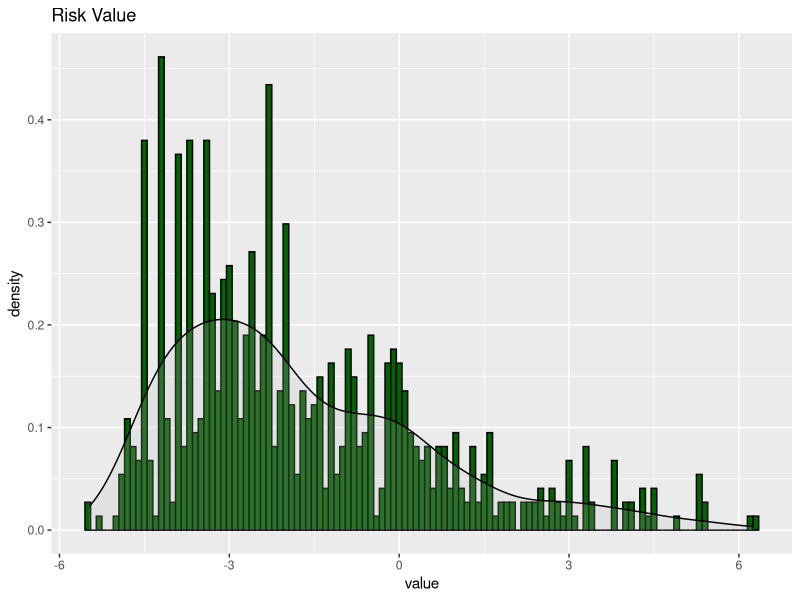

Write the R code that produced this figure. (Note: this script raises an error after producing the figure.)
## ---- chunk 1
knitr::opts_chunk$set(echo = TRUE)
## ---- chunk 2
#library(xlsx)
library(dplyr)
library(readxl)
library(ggplot2)
escorregamento <- read_excel("BD-IPT 2010_todos.xls")

df1 <- read_excel("IPT_SP_2010.xls")
df2 <- read_excel("sector_slope_angle.xlsx")

merge_df <- merge(df1, df2, by.x = "setor", 
             by.y = "sg_setor_r", all.x = TRUE, all.y = TRUE)

#write.xlsx(merge_df, "merge_df.xls")

## ---- chunk 3
escorregamento <- read_excel("merge_df_les.xls")

## ---- chunk 4

# these values were extracted from classifiers.xls These weight were normalized with z-score


escorregamento$brick <- ifelse(escorregamento$brick == 1, -0.847144412, escorregamento$brick)
escorregamento$wood <- ifelse(escorregamento$wood == 1, 0.018621387, escorregamento$wood)
escorregamento$mixed<- ifelse(escorregamento$mixed == 1, 0.180267533, escorregamento$mixed)


escorregamento$d1 <- ifelse(escorregamento$d1 == 1, -0.847144412, escorregamento$d1)
escorregamento$d2 <- ifelse(escorregamento$d2 == 1, -0.173939960802013, escorregamento$d2)
escorregamento$d3 <- ifelse(escorregamento$d3 == 1, -0.00104045691529944, escorregamento$d3)
escorregamento$d4<- ifelse(escorregamento$d4 == 1, -0.291658771958924, escorregamento$d4)

escorregamento$garbage<- ifelse(escorregamento$garbage == 1, 0.260848862548364, escorregamento$garbage)
escorregamento$land_fill<- ifelse(escorregamento$land_fill == 1, 0.260848862548364, escorregamento$land_fill)
escorregamento$construction_material<- ifelse(escorregamento$construction_material == 1, 0.260848862548364, escorregamento$construction_material)
escorregamento$garbage_all <- (escorregamento$garbage+escorregamento$land_fill+escorregamento$construction_material)
escorregamento$garbage_all <- ifelse(escorregamento$garbage_all >= 0.260848862548364, 0.260848862548364, 0)


escorregamento$cracks <- ifelse(escorregamento$cracks == 1, 1.31713866640692, escorregamento$cracks) # crack in the house
escorregamento$fracture <- ifelse(escorregamento$fracture == 1, 2.34774965617479, escorregamento$fracture) # crack in the teraain
escorregamento$tilted <- ifelse(escorregamento$tilted == 1, 1.4717303148721, escorregamento$tilted)
escorregamento$landslide_scars <- ifelse(escorregamento$landslide_scars == 1, 2.22751170736854, escorregamento$landslide_scars)
escorregamento$belly_wall <- ifelse(escorregamento$belly_wall == 1, 1.4717303148721, escorregamento$belly_wall)
escorregamento$downward_floor  <- ifelse(escorregamento$downward_floor == 1, 3.25812269713641, escorregamento$downward_floor)

escorregamento$drainage_none <- ifelse(escorregamento$drainage_none == 1, -0.668824645993864, escorregamento$drainage_none)
escorregamento$drainage_precarious <- ifelse(escorregamento$drainage_precarious == 1, -0.699186045020083, escorregamento$drainage_precarious)
escorregamento$drainage_okay <- ifelse(escorregamento$drainage_okay == 1, -0.847144412105597, escorregamento$drainage_okay)


escorregamento$tree <- ifelse(escorregamento$tree == 1, -0.809970465644889, escorregamento$tree)
escorregamento$shrubs <- ifelse(escorregamento$shrubs == 1, -0.83785092549042, escorregamento$shrubs)
escorregamento$banana_tree <- ifelse(escorregamento$banana_tree == 1, 0.0186213873767418, escorregamento$banana_tree)
escorregamento$desnude_soil <- ifelse(escorregamento$desnude_soil == 1, 0.114731452565228, escorregamento$desnude_soil)



escorregamento$septic_tank <- ifelse(escorregamento$septic_tank == 1, -0.607280655919903, escorregamento$septic_tank)
escorregamento$leaking <- ifelse(escorregamento$leaking == 1, -0.290092399384874, escorregamento$leaking)
escorregamento$wastewater <- ifelse(escorregamento$wastewater == 1, -0.572563533314079, escorregamento$wastewater)
escorregamento$rainfall_water_conc <- ifelse(escorregamento$rainfall_water_conc == 1, -0.567829380231467, escorregamento$rainfall_water_conc)

escorregamento$angle_both <- as.numeric(escorregamento$angle_both)


escorregamento$angle_both [escorregamento$angle_both  == (90) ] = 0.058482
escorregamento$angle_both [escorregamento$angle_both  >= (60) & escorregamento$angle_both  < 90] = 0.05664807
escorregamento$angle_both[escorregamento$angle_both >=(30) & escorregamento$angle_both < 60] = 0.026693875
escorregamento$angle_both[escorregamento$angle_both >=(17) & escorregamento$angle_both < 30] = 0.013041282
escorregamento$angle_both[escorregamento$angle_both >=(10) & escorregamento$angle_both < 17] = 0.004075401
escorregamento$angle_both[escorregamento$angle_both <(10)] = 0


escorregamento<- escorregamento %>%
  mutate(value=(brick+wood+mixed+d1+d2+d3+d4+cracks+fracture+downward_floor+tilted+landslide_scars+belly_wall+ tree + shrubs + banana_tree + desnude_soil + septic_tank+ leaking + wastewater+ rainfall_water_conc + garbage_all + drainage_okay + drainage_precarious + drainage_none) + angle_both)


    
## ---- chunk 5

sd_value <- sd(escorregamento$value)
mean_value <- sd(escorregamento$value)

ggplot(escorregamento, aes(value)) + 
  geom_histogram(aes(y=..density..), colour="black", fill="darkgreen",binwidth=0.1) +
  geom_density(alpha=0.2, fill="gray")+
      ggtitle("Risk Value") 


## ---- chunk 6

escorregamento_ipt <- escorregamento_ipt %>%
  mutate(Agua = conc_agua_chuva + lancamento_agua_servida + vazamento + fossa + drenagem )

escorregamento_ipt$Agua <- ifelse(escorregamento_ipt$Agua > 6.04, 6.04, escorregamento_ipt$Agua)

escorregamento_ipt <- escorregamento_ipt %>%
    mutate(Instab = trincas_moradia_terreno + embarrigados + cicatrizes + degraus_abatimento + inclinados )

escorregamento_ipt$Instab <- ifelse(escorregamento_ipt$Instab > 5.0015542, 5.0015542, escorregamento_ipt$Instab)


escorregamento_ipt <- escorregamento_ipt %>%
  mutate(Veg = arvores + rasteiras + desmatada + BANANEIRA )

escorregamento_ipt$Veg <- ifelse(escorregamento_ipt$Veg > 3.8590672, 3.8590672, escorregamento_ipt$Veg)

escorregamento_ipt <- escorregamento_ipt %>%
  mutate(AterroLixo = lixo + aterro + entulho)

escorregamento_ipt$AterroLixo <- ifelse(escorregamento_ipt$AterroLixo > 5.0015542, 5.0015542, escorregamento_ipt$AterroLixo)


escorregamento_ipt <- escorregamento_ipt %>%
  mutate(RiscoComputado = AterroLixo + Veg + Instab + Agua + Densidade + tc_estruturas_desfav + moradia+34.2205842)




## ---- chunk 7

df <- escorregamento_ipt %>%
  select("Subprefeitura:", Area, RISCO, RiscoComputado)


R1 <- df %>%
  filter(RISCO == "R1") %>%
  select(RISCO:RiscoComputado)

R2 <- df %>%
  filter(RISCO == "R2") %>%
  select(RISCO:RiscoComputado)


R3 <- df %>%
  filter(RISCO == "R3") %>%
  select(RISCO:RiscoComputado)

R4 <- df %>%
  filter(RISCO == "R4") %>%
  select(RISCO:RiscoComputado)


Risco1 <-R1$RiscoComputado
Risco2 <-R2$RiscoComputado
Risco3 <-R3$RiscoComputado
Risco4 <-R4$RiscoComputado

Mean_R1 <- mean(Risco1)
SD_R1 <- sd(Risco1)

Mean_R2 <- mean(Risco2)
SD_R2 <- sd(Risco2)

Mean_R3 <- mean(Risco3)
SD_R3 <- sd(Risco3)

Mean_R4 <- mean(Risco4)
SD_R4 <- sd(Risco4)

df_risk <- data.frame(c("Risco", "R1", "R2", "R3", "R4"), 
                      c("Mean", Mean_R1, Mean_R2, Mean_R3, Mean_R4), 
                      c("SD", SD_R1, SD_R2, SD_R3, SD_R4))
df_risk
                      

